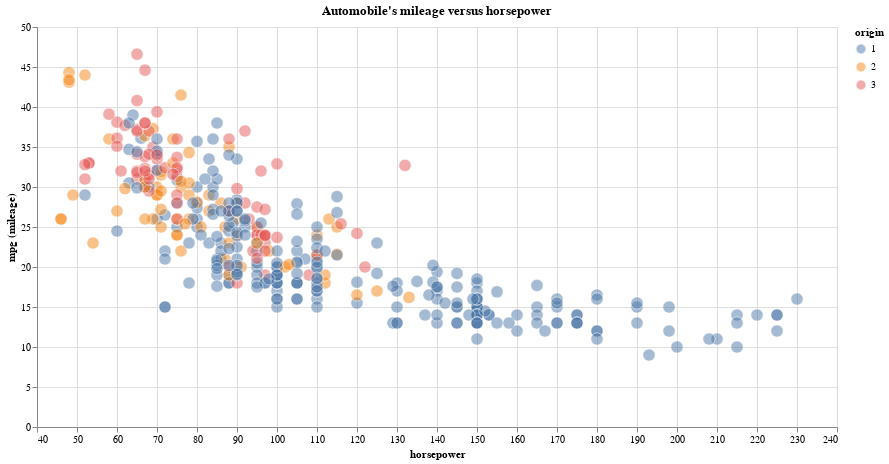

The code cell stored with this chart in its notebook:
### Markdown cell above
#### Discrete unordered color scale 
Next, we will explore how we can color each of the datum by the geographical origin of the automobile it represents. In altair this can be easily done by changing the encoding `field` to the data column `origin` and specifying the `type` as `nominal`. `nominal` produces a discrete unordered color scale. Alternatively the shorthand `origin:N` can be used.

### Code cell
(alt.Chart(data)
    .mark_circle(
                 size=150,                             
                 color='salmon',                                  # note: the color specified within mark_circle is overriden                       
                 opacity=0.5,                          
                 stroke='white',
                 strokeWidth=1,
                )
    .encode(
            x=alt.X(
                    field='horsepower',                     
                    type='quantitative',                   
                    scale=alt.Scale(domain=[40, 240]),
                    ),     
            y=alt.Y(
                    field='mpg',                           
                    type='quantitative',                   
                    title="mpg (mileage)",
                    ),
            color=alt.Color(
                            'origin:N',                           # encode color property of mark_circle with data column "origin" 
                            scale=alt.Scale(scheme='tableau10'),  # set a predefined color scheme 
                            ), 
            )                 
    .properties(
                width=800,                                     
                height=400,                                    
                title="Automobile's mileage versus horsepower", 
    )
)

### Figure 1 — Vega-Lite specification as saved in the notebook (floating-point values rounded to 4 significant figures; data arrays with more than 128 entries replaced by an {"elided": "..."} marker saying what was removed)
{"config": {"view": {"continuousWidth": 400, "continuousHeight": 300}}, "data": {"name": "data-03487aaa278f67a5f3ec4d9732560be4"}, "mark": {"type": "circle", "color": "salmon", "opacity": 0.5, "size": 150, "stroke": "white", "strokeWidth": 1}, "encoding": {"color": {"field": "origin", "scale": {"scheme": "tableau10"}, "type": "nominal"}, "x": {"field": "horsepower", "scale": {"domain": [40, 240]}, "type": "quantitative"}, "y": {"field": "mpg", "title": "mpg (mileage)", "type": "quantitative"}}, "height": 400, "title": "Automobile's mileage versus horsepower", "width": 800, "$schema": "https://vega.github.io/schema/vega-lite/v4.17.0.json", "datasets": {"data-03487aaa278f67a5f3ec4d9732560be4": {"elided": "392 records"}}}
